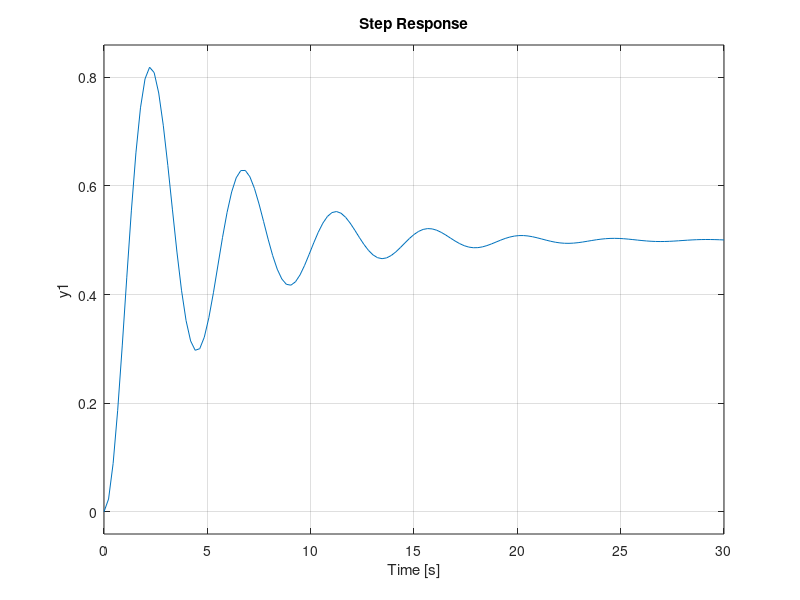
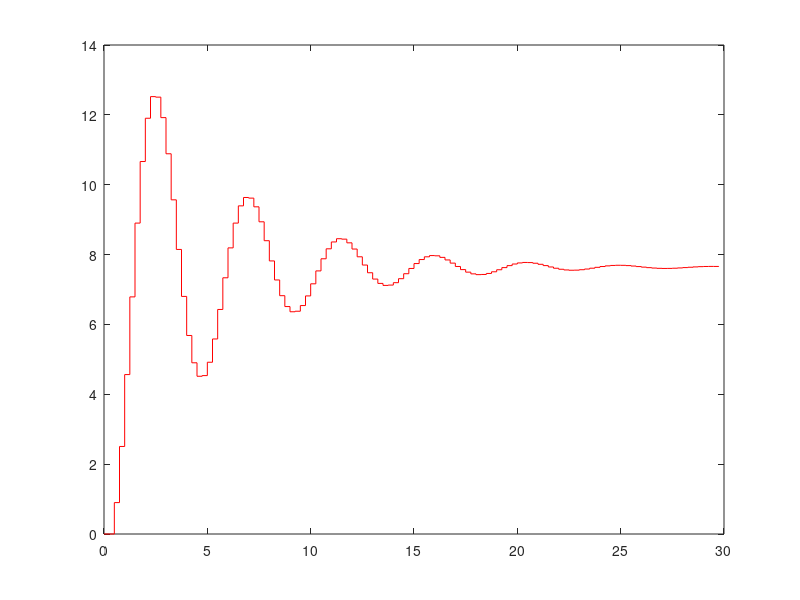

These figures' MATLAB source, in order:
clear all, close all, clc

s = tf(['s']);
Gs = 1/(s^2+0.4*s+2);  %% primer orden
Ts = 0.25;

Gsd = c2d(Gs,Ts,'zoh'); % transforma la TF de continuo a discreto
tsim = 30;
step(Gs,tsim); 

%% Respuesta al sistema de primer orden

u = ones(1,tsim/Ts);
x = zeros(1,tsim/Ts);

k = 0:Ts:tsim-Ts;

c1 = 2*exp(-0.2*Ts)*cos(1.4*Ts);
c2 = exp(-2*0.2*Ts);
c3 = (1/2)*exp(-0.2*Ts)*cos(1.4*Ts);
c4 = (1/2)*exp(-0.4*Ts);

for i=3:length(k)


    x(i)=c1*x(i-1)-c2*x(i-2)+c3*u(i-1)+c4*u(i-2);

end

figure
stairs(k,x,'r')

%%ylim([0 3])

    


